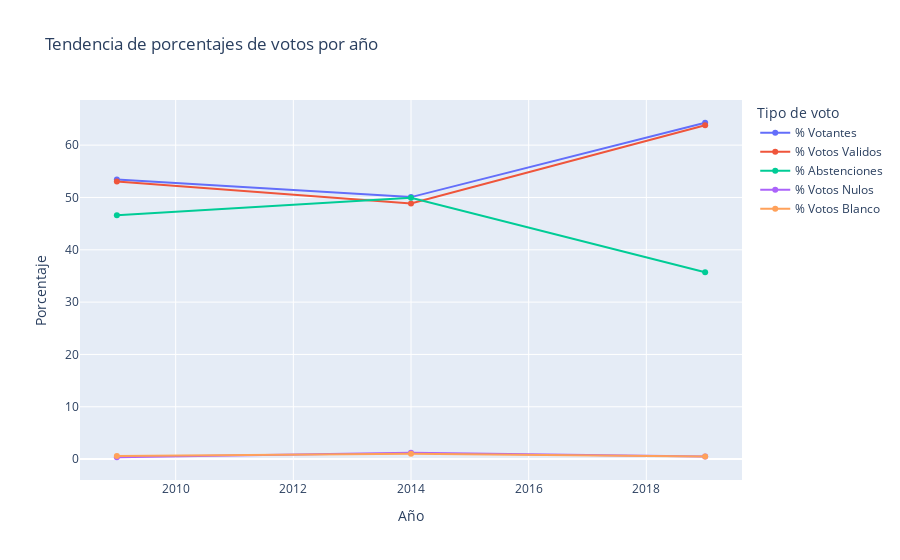

Notebook code cell kept with this figure:
### Code cell
# Gráfico de líneas con porcentajes en lugar de totales
fig = px.line(stats_pivot, x="Año", y=["% Votantes","% Votos Validos","% Abstenciones", "% Votos Nulos", "% Votos Blanco"],
               title="Tendencia de porcentajes de votos por año",
               labels={"value": "Porcentaje", "variable": "Tipo de voto"},
               markers=True)

fig.show()

### Figure 1 — Plotly figure (JSON) as saved in the notebook; plotly's stock layout.template omitted (floating-point values rounded to 4 significant figures)
{"data": [{"hovertemplate": "Tipo de voto=% Votantes<br>Año=%{x}<br>Porcentaje=%{y}<extra></extra>", "legendgroup": "% Votantes", "line": {"color": "#636efa", "dash": "solid"}, "marker": {"symbol": "circle"}, "mode": "lines+markers", "name": "% Votantes", "orientation": "v", "showlegend": true, "type": "scatter", "x": [2009, 2014, 2019], "xaxis": "x", "y": [53.42, 50.07, 64.28], "yaxis": "y"}, {"hovertemplate": "Tipo de voto=% Votos Validos<br>Año=%{x}<br>Porcentaje=%{y}<extra></extra>", "legendgroup": "% Votos Validos", "line": {"color": "#EF553B", "dash": "solid"}, "marker": {"symbol": "circle"}, "mode": "lines+markers", "name": "% Votos Validos", "orientation": "v", "showlegend": true, "type": "scatter", "x": [2009, 2014, 2019], "xaxis": "x", "y": [53.07, 48.84, 63.79], "yaxis": "y"}, {"hovertemplate": "Tipo de voto=% Abstenciones<br>Año=%{x}<br>Porcentaje=%{y}<extra></extra>", "legendgroup": "% Abstenciones", "line": {"color": "#00cc96", "dash": "solid"}, "marker": {"symbol": "circle"}, "mode": "lines+markers", "name": "% Abstenciones", "orientation": "v", "showlegend": true, "type": "scatter", "x": [2009, 2014, 2019], "xaxis": "x", "y": [46.58, 49.93, 35.72], "yaxis": "y"}, {"hovertemplate": "Tipo de voto=% Votos Nulos<br>Año=%{x}<br>Porcentaje=%{y}<extra></extra>", "legendgroup": "% Votos Nulos", "line": {"color": "#ab63fa", "dash": "solid"}, "marker": {"symbol": "circle"}, "mode": "lines+markers", "name": "% Votos Nulos", "orientation": "v", "showlegend": true, "type": "scatter", "x": [2009, 2014, 2019], "xaxis": "x", "y": [0.35, 1.23, 0.49], "yaxis": "y"}, {"hovertemplate": "Tipo de voto=% Votos Blanco<br>Año=%{x}<br>Porcentaje=%{y}<extra></extra>", "legendgroup": "% Votos Blanco", "line": {"color": "#FFA15A", "dash": "solid"}, "marker": {"symbol": "circle"}, "mode": "lines+markers", "name": "% Votos Blanco", "orientation": "v", "showlegend": true, "type": "scatter", "x": [2009, 2014, 2019], "xaxis": "x", "y": [0.58, 1, 0.5], "yaxis": "y"}], "layout": {"legend": {"title": {"text": "Tipo de voto"}, "tracegroupgap": 0}, "title": {"text": "Tendencia de porcentajes de votos por año"}, "xaxis": {"anchor": "y", "domain": [0, 1], "title": {"text": "Año"}}, "yaxis": {"anchor": "x", "domain": [0, 1], "title": {"text": "Porcentaje"}}}}
